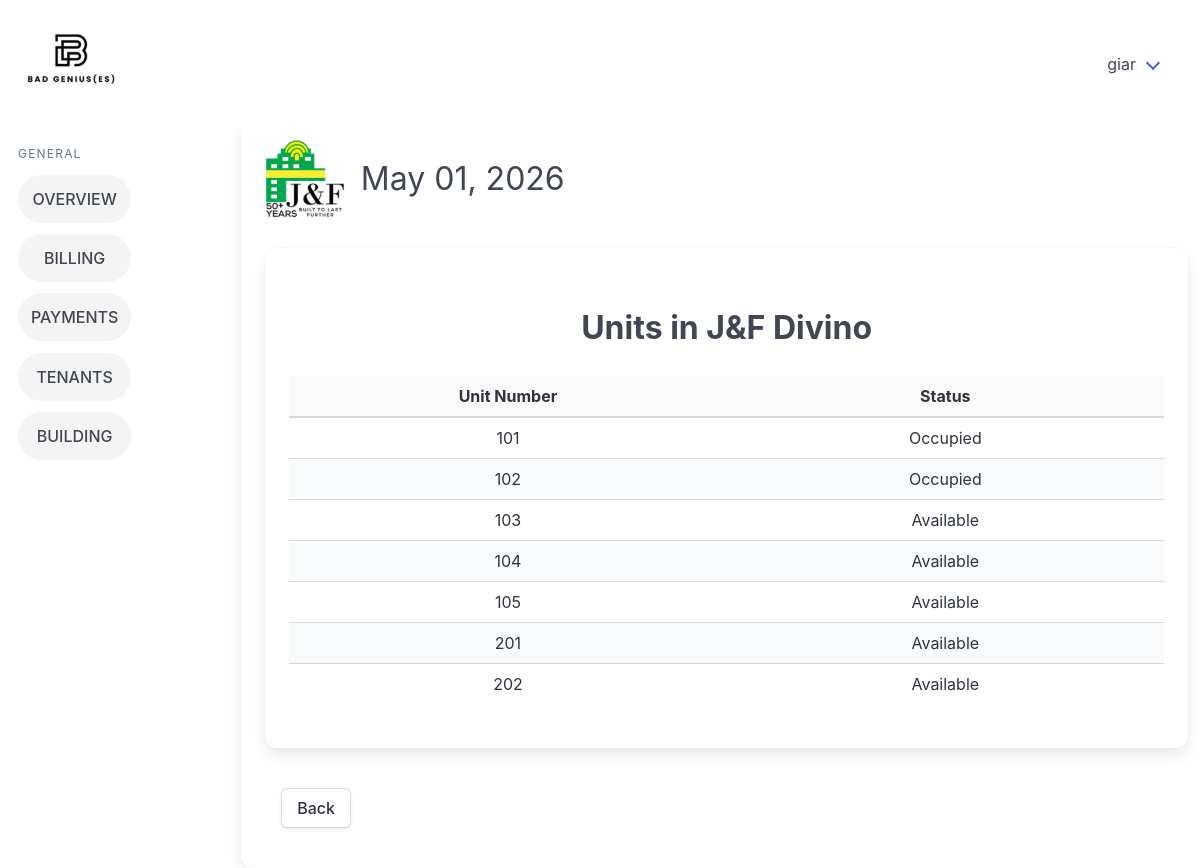
The page /view_units/1/ (signed in) on the database as committed earlier.
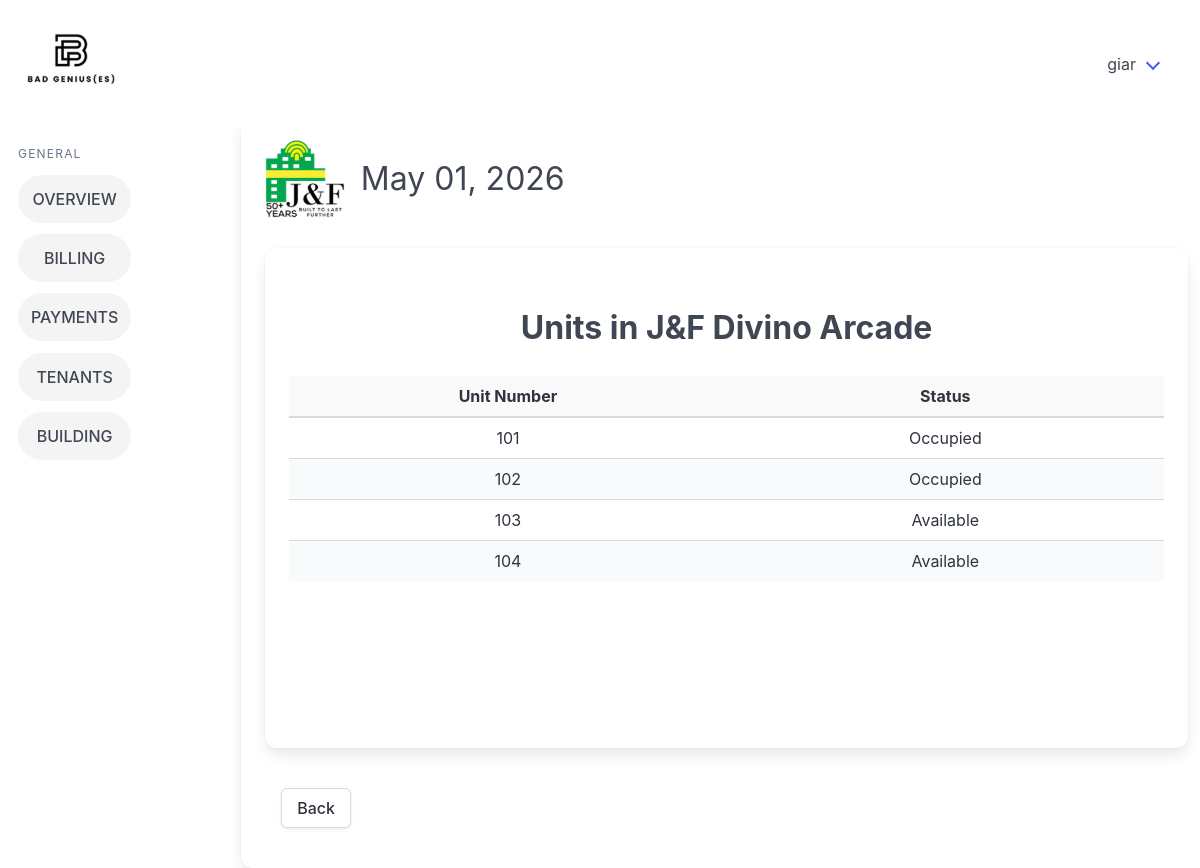
The same page on the database as committed later.
### billingApp/models.py (models this page shows, shortened)
class Building(models.Model):
    buildingName = models.CharField(max_length=26, unique=True)
    signageCapacity = models.IntegerField(default=0)
    parkingCapacity = models.IntegerField(default=0)
    buildingAddress = models.CharField(max_length=50)
    modified_by = models.ForeignKey("Account", on_delete=models.SET_NULL, null=True, blank=True, related_name="+")
    modified_at = models.DateTimeField(auto_now=True, null=True, blank=True)
    objects = models.Manager

class Units(models.Model):
    building = models.ForeignKey(Building, on_delete=models.CASCADE)
    unitID = models.IntegerField()
    modified_by = models.ForeignKey("Account", on_delete=models.SET_NULL, null=True, blank=True, related_name="+")
    modified_at = models.DateTimeField(auto_now=True, null=True, blank=True)
    class Meta:
        unique_together = ('building', 'unitID')

### billingApp/views.py (the view)
# urls.py: path('view_units/<int:pk>/', views.view_units, name='view_units'),
@login_required
def view_units(request, pk):
    building = get_object_or_404(Building, pk=pk)
    units = Units.objects.filter(building=building).order_by("unitID")
    date_today = get_date_today()
    return render(request, "billingApp/view_units.html", {"building": building, "units": units, "date_today": date_today})

### billingApp/views.py (called while the page is built)
def get_date_today():
    from datetime import datetime
    return datetime.now().strftime("%B %d, %Y")

### billingApp/templates/billingApp/view_units.html
{% extends 'billingApp/base.html' %} {% load static %} {% block content %}
</div>
<div class="card card3">
    <div class="card-content has-text-centered">
        <h1 class="is-size-3 has-text-weight-bold p-5 mt-2">
            Units in {{ building.buildingName }}
        </h1>
        <div style="max-height: 400px; overflow-y: auto;">
            <table class="table is-fullwidth is-striped is-hoverable has-text-centered" style="table-layout: fixed;">
                <thead style="position: sticky; top: 0; background-color: white;">
                    <tr>
                        <th style="width:50%" class="has-text-centered">Unit Number</th>
                        <th style="width:50%" class="has-text-centered">Status</th>
                    </tr>
                </thead>
                <tbody>
                    {% for unit in units %}
                    <tr>
                        <td>{{ unit.unitID }}</td>
                        <td>
                            {% if unit.lease_set.exists %}
                                Occupied
                            {% else %}
                                Available
                            {% endif %}
                        </td>
                    </tr>
                    {% empty %}
                    <tr>
                        <td colspan="2">No units found for this building.</td>
                    </tr>
                    {% endfor %}
                </tbody>
            </table>
        </div>
    </div>
</div>
<div class="columns is-justify-content-center p-4">
        <div class="column is-12">
            <a class="button" href="{% url 'building_details' pk=building.pk %}">Back</a>
        </div>
    </div>
{% endblock %}

Rows that differ between the two databases and show on the page:
removed Units: unitID "105", shows "Available"
removed Units: unitID "201", shows "Available"
removed Units: unitID "202", shows "Available"
changed Building: buildingName "J&F Divino" → "J&F Divino Arcade"
